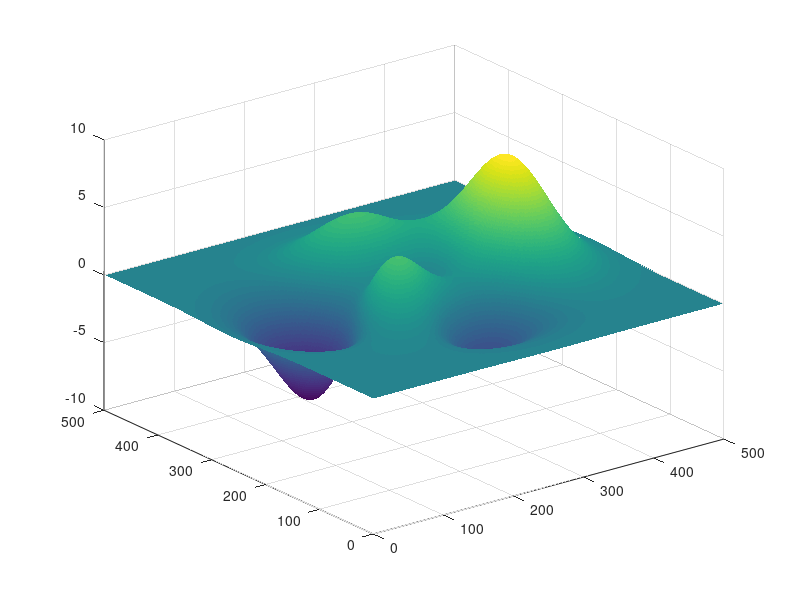

Here is the MATLAB script that generated this plot: (Note: this script raises an error after producing the figure.)
clear
close all

% Imagem teste
figure;
p=surf(peaks(500).','EdgeAlpha',0.15);

% Início do código
[~,~,image] = peaks(500);
escala = 1;
azimute = 15; % em grau
x_inicial = 100.5;
y_inicial = 210.5;

% Encontra pixels iniciais
[x_p_inicial,y_p_inicial] = posicao_dist2pix(x_inicial,y_inicial,escala);
[M,N] = size(image);

% Encontra coordenadas finais de acordo com direcao
[x_final,y_final] = seleciona_maximas_coordenadas(M,N,azimute*pi/180,x_p_inicial,y_p_inicial,escala);

% Plota contorno
figure
contourf(image.')
hold on
plot([x_p_inicial x_final],[y_p_inicial y_final],'r','LineWidth',1.5)
plot(x_p_inicial,y_p_inicial,'*k','MarkerSize',8)

% Marca o tempo
tic
% Seleciona pixels onde a direcao passa
[x,y,z] = seleciona_quadrados_v2(image,x_inicial,y_inicial,x_final,y_final);
toc

%% Terra plana
% Retorna inclinacao das alturas achadas
[angulos] = retorna_inclinacao_plana(image,x,y);

% Transforma angulos em alturas
[h,d] = encontra_altitude_minima_plana(x,y,z,angulos);

% Plota alturas achadas
hold on
plot3(x,y,h,'r','LineWidth',1.5)

% Plota direcao com altura de visada encontrada
figure
plot(d,z)
hold on
grid on
plot(d,h,':r','LineWidth',1.5)
plot(d(1),h(1),'*k','MarkerSize',8)
xlabel('d')
ylabel('h')
title('Altitudes na direção traçada - Terra plana')

%% Terra esférica
R = 6000;
escala = 1;

% Retorna inclinacao das alturas achadas
[as, bs] = retorna_inclinacao_esferica(image,x,y,R,escala);

% Transforma angulos em alturas
[h,d] = encontra_altitude_minima_esferica(x,y,z,as,bs,escala,R);

% Plota alturas achadas
figure;
p=surf(peaks(500).','EdgeAlpha',0.15);
hold on
plot3(x,y,h,'r','LineWidth',1.5)

% Plota direcao com altura de visada encontrada
figure
plot((z+R).*sin(d/R),(z+R).*cos(d/R))
hold on
grid on
plot((h+R).*sin(d/R),(h+R).*cos(d/R),':r','LineWidth',1.5)
plot(d(1),h(1),'*k','MarkerSize',8)
xlabel('d')
ylabel('h')
title('Altitudes na direção traçada - Terra esférica')

% Plota direcao com altura de visada encontrada como se fosse Terra plana
figure
plot(d,z)
hold on
grid on
plot(d,h,':r','LineWidth',1.5)
plot(d(1),h(1),'*k','MarkerSize',8)
xlabel('d')
ylabel('h')
title('Altitudes na direção traçada - Valores da Terra esférica em Terra plana')
